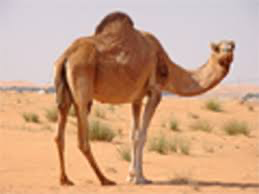
#> input picture low_res_img.png, 259 x 194 px, found by its file name
$ python sharpening.py
#> lines starting #> are read from the running program, lines starting #| are printed output that depends on the picture
import cv2
import numpy as np

image = cv2.imread("/Users/bhavyakansal/OpenCV/low_res_img.png")
#> image is the input picture: shape (194, 259, 3); mean B, G, R 135, 164, 205.8

sharpening_kernel = np.array([[0 , -1 , 0] , [-1 , 5 , -1] , [0 , -1 , 0]])

sharpened = cv2.filter2D(image , -1 , sharpening_kernel)
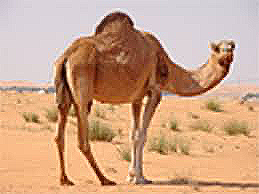
#> sharpened: shape (194, 259, 3); mean B, G, R 135.2, 164, 205.3
cv2.imshow("original image" , image)
cv2.imshow("sharpened image" , sharpened)
cv2.waitKey(0)
cv2.destroyAllWindows()

$ run again, with flower.png copied over low_res_img.png
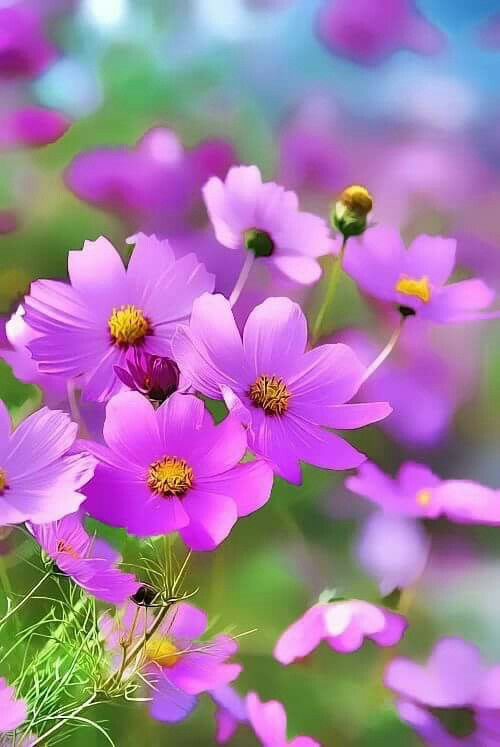
#> input picture flower.png, 500 x 747 px, found by its file name
#> image is the input picture: shape (747, 500, 3); mean B, G, R 166.2, 124.7, 163.2
#> `sharpened = cv2.filter2D(image , -1 , sharpening_kernel)`:
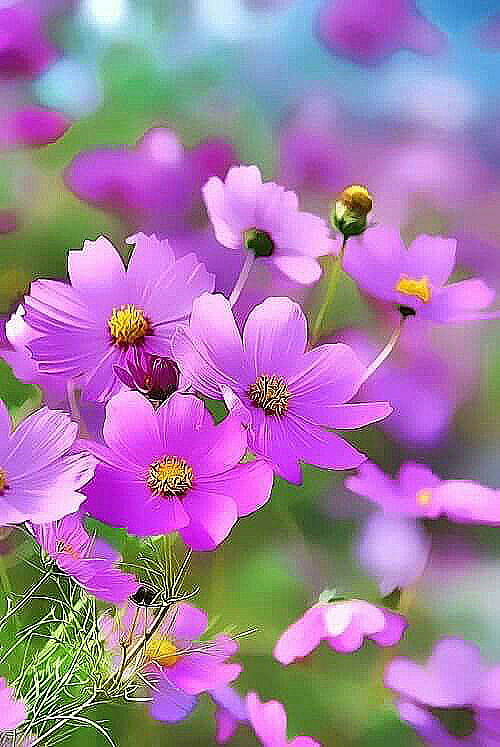
#> sharpened: shape (747, 500, 3); mean B, G, R 166.4, 124.4, 162.2

$ run again, with noisy_img.png copied over low_res_img.png
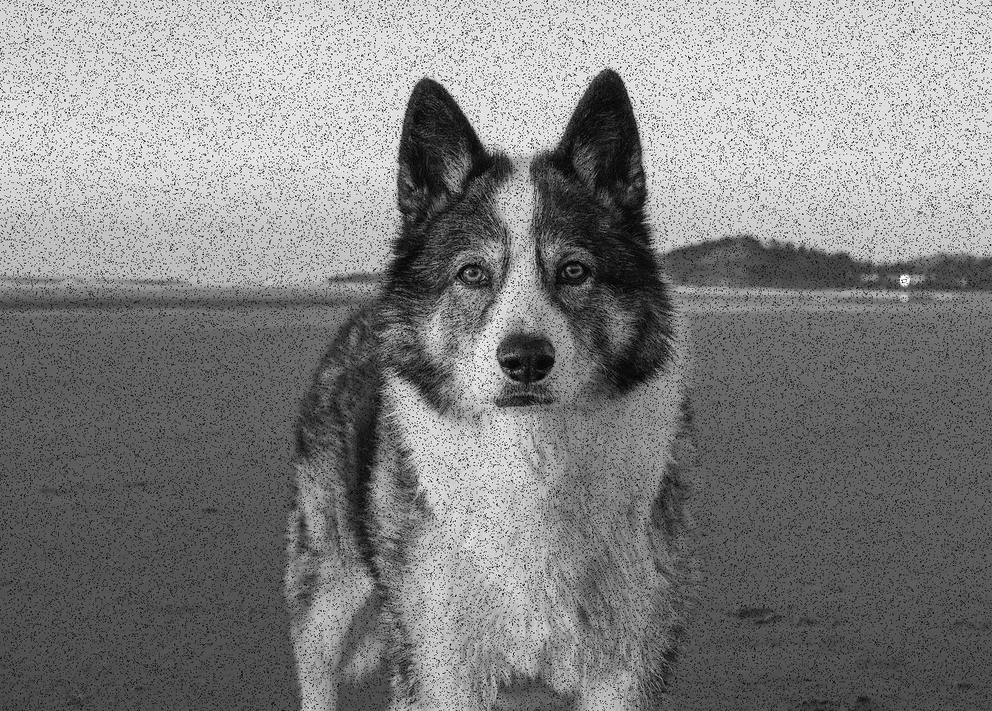
#> input picture noisy_img.png, 992 x 711 px, shrunk from 1280 x 917 before the run, found by its file name
#> image is the input picture: shape (711, 992, 3); min 0, max 255, mean 129
#> `sharpened = cv2.filter2D(image , -1 , sharpening_kernel)`:
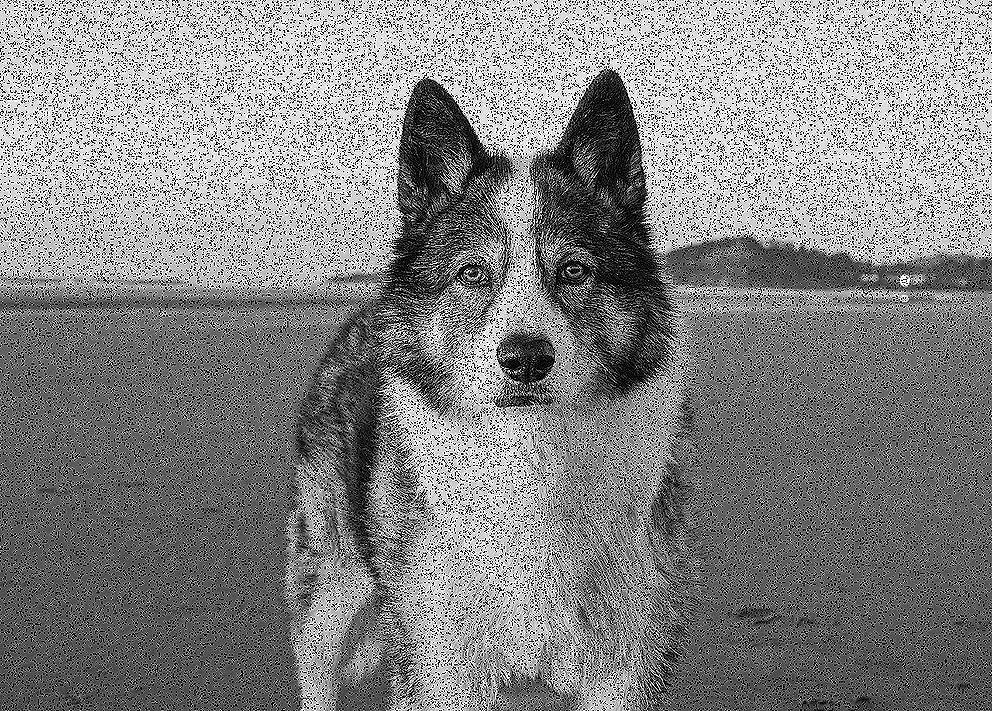
#> sharpened: shape (711, 992, 3); min 0, max 255, mean 132.1
